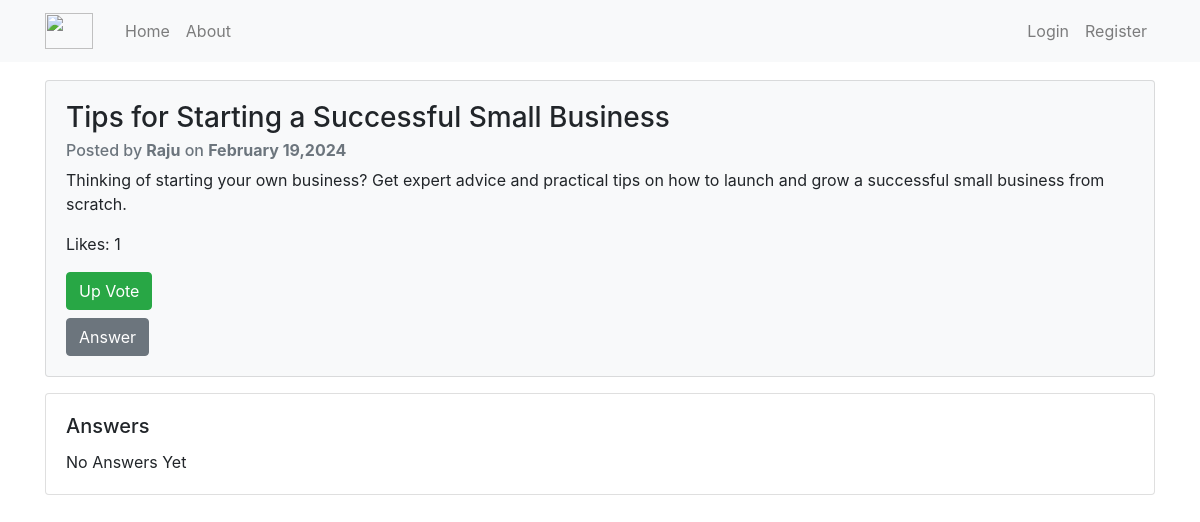
The page /question/5/ on the database as committed earlier.
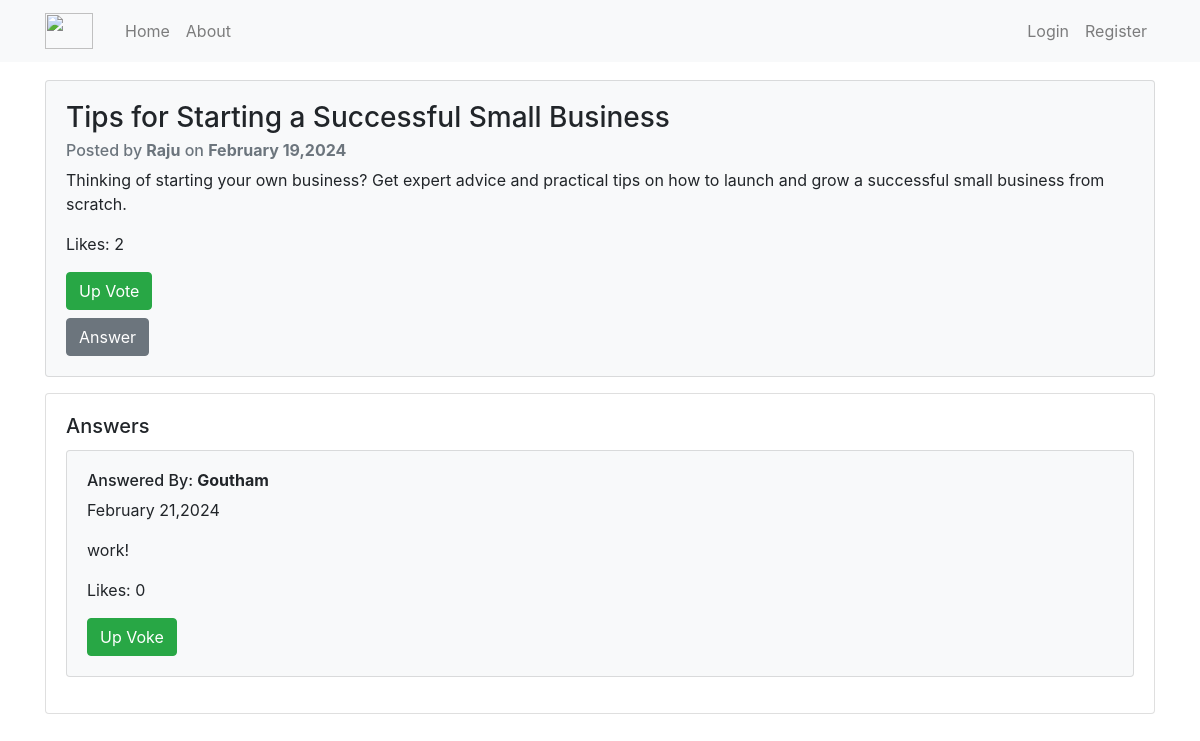
The same page on the database as committed later.
### main/models.py (models this page shows, shortened)
class Question(models.Model):
    title = models.CharField(max_length=100)
    description = models.TextField()
    author = models.ForeignKey(User, related_name='questions', on_delete=models.CASCADE)
    asked_on = models.DateTimeField(auto_now_add=True)
    votes = models.ManyToManyField(User, related_name='questions_liked', blank=True)

class Answer(models.Model):
    question = models.ForeignKey(Question, on_delete=models.CASCADE)
    answer = models.TextField()
    answered_by = models.ForeignKey(User, related_name='answers',on_delete=models.CASCADE)
    answered_on = models.DateTimeField(auto_now_add=True)
    votes = models.ManyToManyField(User, related_name='answers_liked', blank=True)

### main/views.py (the view)
# urls.py: path('question/<int:id>/',question_detail,name='question'),
def question_detail(request, id):
    context = {}
    try:
        question = Question.objects.prefetch_related("answer_set").get(id=id)
        question.user_liked = question.votes.filter(id=request.user.id).exists()
        context["question"] = question
        answers = question.answer_set.all()
        for answer in answers:
            answer.user_liked = answer.votes.filter(id=request.user.id).exists()
        context["answers"] = answers
    except Question.DoesNotExist as e:
        messages.warning(request,"Sorry, The page you requested does not exist.")
        print(e.__str__())
        return redirect(to="/")
    return render(request, "main/question.html", context)

### main/templates/main/question.html (shortened to what this page needs)
{%extends "main/base.html"%}
{% load crispy_forms_tags %}
{% block content%}
<div class="card bg-light mt-2">
    <div class="card-body">
        <h3 class="card-title">{{question.title}}</h>
            <h6 class="card-subtitle mb-2 text-muted">Posted by
                <strong>{{ question.author.username|capfirst }}</strong> on
                <strong>{{ question.asked_on|date:"F d,Y" }}</strong>
            </h6>
            <p class="card-text">{{ question.description }}</p>
            <div>
                <p class="card-text">Likes: {{ question.votes.count }}</p>
                {% if question.user_liked %}
                <form action="{%url 'upvote-question' question.id %}">
                    {% csrf_token %}
                    <input type="hidden" name="redirect_to" value={{request.path}}>
                    <button type="submit" class="btn btn-danger">Down Vote</button>
                </form>
                {%else%}
                <form action="{%url 'upvote-question' question.id %}">
                    <button type="submit" class="btn btn-success">Up Vote</button>
                </form>
                {%endif%}
                <a href="{%url 'answer' question.id%}" class="btn btn-secondary mt-2">Answer</a>
            </div>
    </div>
</div>
<div class="card mt-3">
    <div class="card-body">
        <h5 class="card-title">Answers</h5>
        {%if answers%}
        {% for ans in answers %}
        <div class="card bg-light mb-3">
            <div class="card-body">
                <h6 class="mt-0">Answered By: <strong> {{ ans.answered_by.username|capfirst }} </strong></h6>
                <p>{{ans.answered_on|date:"F d,Y"}}</p>
                <p>{{ans.answer}}</p>
                <p class="card-text">Likes: {{ ans.votes.count }}</p>
                {% if ans.user_liked %}
                <form action="{%url 'upvote-answer' ans.id %}">
                    <input type="hidden" name="redirect_to" value={{request.path}}>
                    <button type="submit" class="btn btn-danger">Down Voke</button>
                </form>
                {%else%}
                <form action="{%url 'upvote-answer' ans.id %}">
                    <button type="submit" class="btn btn-success">Up Voke</button>
                </form>
                {%endif%}
            </div>
        </div>
        {% endfor %}
        {%else%}
        <div>No Answers Yet</div>
        {%endif%}
    </div>
</div>
{%endblock content%}

### main/templates/main/base.html (shortened to what this page needs)
{% load static %}
{% load crispy_forms_tags %}
<!DOCTYPE html>
<html lang="en">
<head>
    <link rel="stylesheet" href="https://cdn.jsdelivr.net/npm/bootstrap@4.0.0/dist/css/bootstrap.min.css"
>
    <link rel="stylesheet" href="{%static 'main/base.css'%}">
</head>
<body style="margin-top: 5rem;">
    <header class="site-header">
        <nav class="navbar navbar-expand-md navbar-light bg-light fixed-top">
            <div class="container">
                <a class="navbar-brand mr-4" href="/"><img
                        src="https://qph.cf2.quoracdn.net/main-qimg-d049946241e53481209a8938b70321e0" alt="" width="48"
                        height="36"></a>
                <div class="collapse navbar-collapse" id="navbarToggle">
                    <div class="navbar-nav">
                        <a class="nav-item nav-link" href="/">Home</a>
                        <a class="nav-item nav-link" href="#">About</a>
                    </div>
                    <div class="navbar-nav  ml-auto">
                        {% if user.is_authenticated %}
                        <a class="nav-item nav-link" href="{% url 'create-question' %}">Ask Question</a>
                        <a class="nav-item nav-link" href="{% url 'profile'%}">Profile</a>
                        <a class="nav-item nav-link" href="{% url 'logout' %}">Logout</a>
                        {% else %}
                        <a class="nav-item nav-link" href="{% url 'login' %}">Login</a>
                        <a class="nav-item nav-link" href="{% url 'register' %}">Register</a>
                        {% endif %}
                    </div>
                </div>
            </div>
        </nav>
    </header>
    <main role="main" class="container">
        {% block content %}{% endblock %}
    </main>
</body>
</html>

### main/static/main/base.css (style rules this page uses)
a { text-decoration: none; color: inherit; }

Rows that differ between the two databases and show on the page:
computed for Question "Tips for Starting a Successful Small Business": votes.count "1" → "2"
added Answer: answered_by.username "Goutham", answered_on "February 21,2024", answer "work!", votes.count "0"
Other text that changed with them:
text no longer shown: "No Answers Yet"
